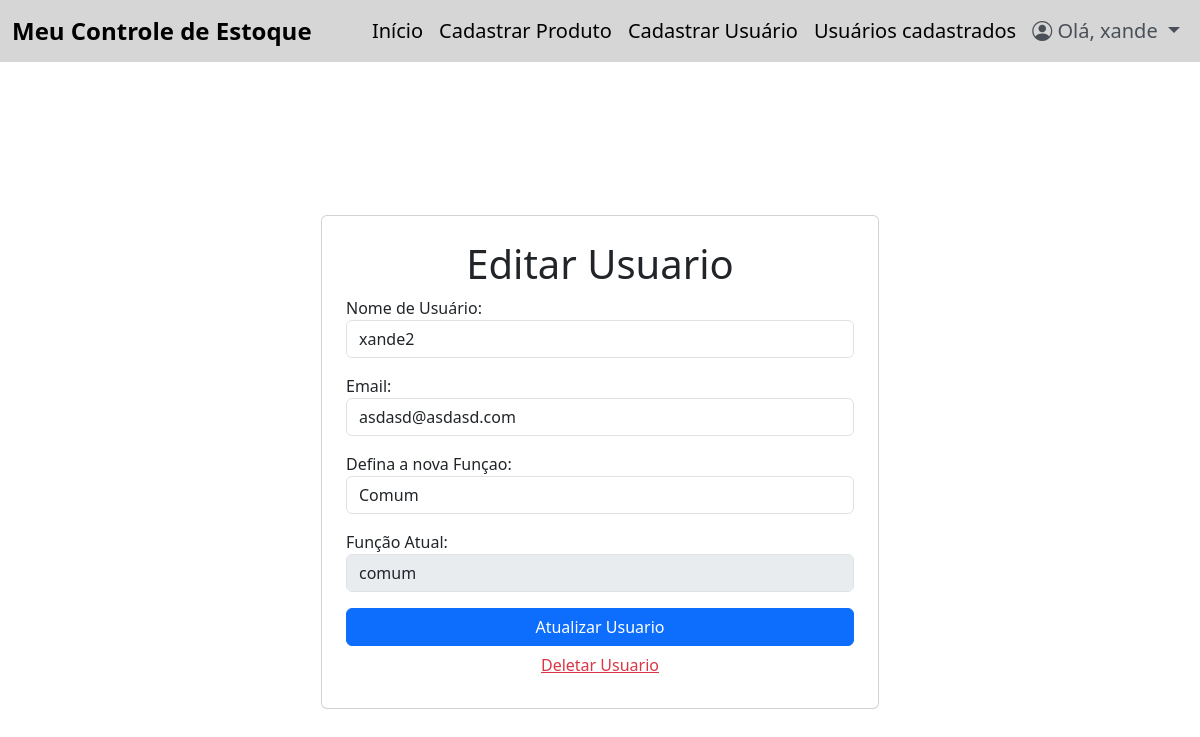
The page /editar_usuario_comum/3/ (signed in) on the database its author committed.
### app/models.py (models this page shows)
class Usuario(UserMixin, db.Model):
    id = db.Column(db.Integer, primary_key=True, autoincrement=True)
    username = db.Column(db.String(100), nullable=False, unique=True)
    password = db.Column(db.String(100), nullable=False)
    confirm_password = db.Column(db.String(100), nullable=False)
    email = db.Column(db.String(100), nullable=False, unique=True)
    nivel_funcao = db.Column(db.String(15), nullable=False, default='comum')

### app/routes.py (the view, shortened to what this page needs)
@bp.route('/editar_usuario_comum/<int:usuario_id>/', methods=['GET', 'POST'])
def editar_usuario_comum(usuario_id):
    if current_user.nivel_funcao != 'administrador':
        abort(403)
    usuario = Usuario.query.get(usuario_id)
    return render_template('editar_usuario.html', usuario=usuario)

### app/__init__.py (called while the page is built)
@login_manager.user_loader
def load_user(user_id):
    from app.models import Usuario
    return Usuario.query.get(int(user_id))

### app/templates/editar_usuario.html (shortened to what this page needs)
{% extends 'base.html' %}
{% block content %}
<div class="container d-flex justify-content-center align-items-center vh-100">
    <div class="card p-4 w-50">
        <h1 class="text-center">Editar Usuario</h1>
        <form action="{{url_for('routes.editar_usuario_comum', usuario_id=usuario.id )}}" method="post">
            <div class="form-group mb-3">
                <label for="username">Nome de Usuário:</label>
                <input type="text" id="username" name="username" class="form-control" value="{{ usuario.username }}"
                    required>
            </div>
            <div class="form-group mb-3">
                <label for="email">Email:</label>
                <input type="email" id="email" name="email" class="form-control" value="{{ usuario.email }}" required>
            </div>
            <div class="form-group mb-3">
                <label for="status">Defina a nova Funçao:</label>
                <select id="nivel_funcao" name="nivel_funcao" class="form-control">
                    <option value="comum" {% if usuario.nivel_funcao == 'comum' %}selected{% endif %}>Comum</option>
                </select>
            </div>
            <div class="form-group mb-3">
                <label for="funcao">Função Atual:</label>
                <input type="text"class="form-control" value="{{ usuario.nivel_funcao }}" disabled>
            </div>
            <button type="submit" class="btn btn-primary w-100">Atualizar Usuario</button>
        </form>
            <form action="{{ url_for('routes.deletar_usuario_comum', usuario_id=usuario.id) }}" class="text-center" method="POST">
                <button type="submit" class="text-danger btn btn-link w-100"
                    onclick="return confirm('Tem certeza que deseja excluir este usuario ?');">Deletar Usuario
                </button>
            </form>
    </div>
</div>
{% endblock %}

### app/templates/base.html (shortened to what this page needs)
<!DOCTYPE html>
<html lang="en">
<head>
    <link rel="stylesheet" href="https://cdn.datatables.net/1.13.6/css/jquery.dataTables.min.css">
    <link href="https://cdn.jsdelivr.net/npm/bootstrap@5.3.0/dist/css/bootstrap.min.css" rel="stylesheet">
    <link href="https://cdn.jsdelivr.net/npm/bootstrap-icons/font/bootstrap-icons.css" rel="stylesheet">
    <link rel="stylesheet" href="{{ url_for('static', filename='css/style.css') }}">
</head>
<body>
    {% block nav %}
    <nav class="navbar navbar-expand-lg">
        <div class="container-fluid">
            <a class="navbar-brand fw-bold fs-4" href="#">Meu Controle de Estoque</a>
            <div class="collapse navbar-collapse" id="navbarNav">
                <ul class="navbar-nav ms-auto">
                    <li class="nav-item">
                        <a class="nav-link fs-5" href="{{ url_for('routes.index') }}">Início</a>
                    </li>
                    {% if current_user.nivel_funcao != 'comum' %}
                    <li class="nav-item">
                        <a class="nav-link fs-5" href="{{ url_for('routes.cadastrar_produto') }}">Cadastrar Produto</a>
                    </li>
                    <li class="nav-item">
                        <a class="nav-link fs-5" href="{{ url_for('routes.registrar_usuario_comum') }}">Cadastrar Usuário</a>
                    </li>
                    <li class="nav-item">
                        <a class="nav-link fs-5" href="{{ url_for('routes.listar_usuarios') }}">Usuários cadastrados</a>
                    </li>
                    {% endif %}
                    <li class="nav-item dropdown">
                        <a class="nav-link dropdown-toggle fs-5" href="#" id="perfilDropdown" role="button" data-bs-toggle="dropdown" aria-expanded="false" style="color: #495057;">
                            <i class="bi bi-person-circle"></i> Olá, {{ current_user.username }}
                        </a>
                    </li>
                </ul>
            </div>
        </div>
    </nav>
    {% endblock %}
    {% block content %}
    {% endblock %}
</body>
</html>

### app/static/css/style.css (style rules this page uses)
nav.navbar.navbar-expand-lg { background-color: #3333; }
a.nav-link.fs-5 { color: #000000; }

### rows shown on the page
Usuario: username "xande"
Usuario: username "xande2", email "asdasd@asdasd.com", nivel_funcao "Comum", nivel_funcao "comum"
